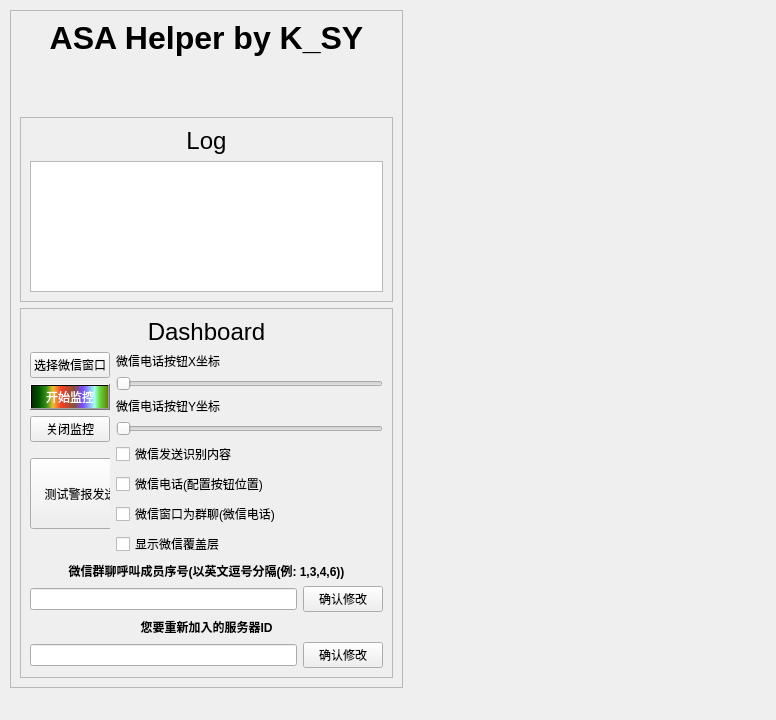
<?xml version="1.0" encoding="UTF-8"?>
<ui version="4.0">
 <class>MainWindow</class>
 <widget class="QMainWindow" name="MainWindow">
  <property name="geometry">
   <rect>
    <x>0</x>
    <y>0</y>
    <width>776</width>
    <height>720</height>
   </rect>
  </property>
  <property name="windowTitle">
   <string>方舟报警系统</string>
  </property>
  <widget class="QWidget" name="centralwidget">
   <widget class="QFrame" name="frame_2">
    <property name="geometry">
     <rect>
      <x>10</x>
      <y>10</y>
      <width>393</width>
      <height>678</height>
     </rect>
    </property>
    <property name="frameShape">
     <enum>QFrame::Shape::StyledPanel</enum>
    </property>
    <property name="frameShadow">
     <enum>QFrame::Shadow::Raised</enum>
    </property>
    <layout class="QVBoxLayout" name="verticalLayout_9">
     <item>
      <widget class="QLabel" name="label_5">
       <property name="text">
        <string>&lt;html&gt;&lt;head/&gt;&lt;body&gt;&lt;p align=&quot;center&quot;&gt;&lt;span style=&quot; font-size:24pt; font-weight:700;&quot;&gt;ASA Helper by K_SY&lt;/span&gt;&lt;/p&gt;&lt;/body&gt;&lt;/html&gt;</string>
       </property>
      </widget>
     </item>
     <item>
      <widget class="QLabel" name="expireDateLabel">
       <property name="text">
        <string>&lt;html&gt;&lt;head/&gt;&lt;body&gt;&lt;p align=&quot;center&quot;&gt;&lt;br/&gt;&lt;/p&gt;&lt;/body&gt;&lt;/html&gt;</string>
       </property>
      </widget>
     </item>
     <item>
      <widget class="QLabel" name="statusLabel">
       <property name="text">
        <string/>
       </property>
      </widget>
     </item>
     <item>
      <widget class="QFrame" name="frame_3">
       <property name="frameShape">
        <enum>QFrame::Shape::StyledPanel</enum>
       </property>
       <property name="frameShadow">
        <enum>QFrame::Shadow::Raised</enum>
       </property>
       <layout class="QVBoxLayout" name="verticalLayout_11">
        <item>
         <layout class="QVBoxLayout" name="verticalLayout_7">
          <item>
           <widget class="QLabel" name="label_2">
            <property name="text">
             <string>&lt;html&gt;&lt;head/&gt;&lt;body&gt;&lt;p align=&quot;center&quot;&gt;&lt;span style=&quot; font-size:18pt;&quot;&gt;Log&lt;/span&gt;&lt;/p&gt;&lt;/body&gt;&lt;/html&gt;</string>
            </property>
           </widget>
          </item>
          <item>
           <widget class="QTextEdit" name="logTextEdit"/>
          </item>
         </layout>
        </item>
       </layout>
      </widget>
     </item>
     <item>
      <widget class="QFrame" name="frame">
       <property name="frameShape">
        <enum>QFrame::Shape::StyledPanel</enum>
       </property>
       <property name="frameShadow">
        <enum>QFrame::Shadow::Raised</enum>
       </property>
       <layout class="QVBoxLayout" name="verticalLayout_10">
        <item>
         <layout class="QVBoxLayout" name="verticalLayout_6">
          <item>
           <widget class="QLabel" name="label">
            <property name="text">
             <string>&lt;html&gt;&lt;head/&gt;&lt;body&gt;&lt;p align=&quot;center&quot;&gt;&lt;span style=&quot; font-size:18pt;&quot;&gt;Dashboard&lt;/span&gt;&lt;/p&gt;&lt;/body&gt;&lt;/html&gt;</string>
            </property>
           </widget>
          </item>
          <item>
           <layout class="QHBoxLayout" name="horizontalLayout_2">
            <item>
             <layout class="QVBoxLayout" name="verticalLayout_5">
              <item>
               <layout class="QVBoxLayout" name="verticalLayout_3">
                <item>
                 <widget class="QPushButton" name="selectButton">
                  <property name="styleSheet">
                   <string notr="true">font: 700 12pt &quot;Microsoft YaHei UI&quot;;</string>
                  </property>
                  <property name="text">
                   <string>选择微信窗口</string>
                  </property>
                 </widget>
                </item>
                <item>
                 <widget class="QPushButton" name="startButton">
                  <property name="styleSheet">
                   <string notr="true">font: 700 12pt &quot;Microsoft YaHei UI&quot;;
color: rgb(255, 255, 255);
background-color: qlineargradient(spread:pad, x1:0, y1:0, x2:1, y2:0, stop:0 rgba(9, 41, 4, 255), stop:0.085 rgba(2, 79, 0, 255), stop:0.19 rgba(50, 147, 22, 255), stop:0.275 rgba(236, 191, 49, 255), stop:0.39 rgba(243, 61, 34, 255), stop:0.555 rgba(135, 81, 60, 255), stop:0.667 rgba(121, 75, 255, 255), stop:0.825 rgba(164, 255, 244, 255), stop:0.885 rgba(104, 222, 71, 255), stop:1 rgba(93, 128, 0, 255));</string>
                  </property>
                  <property name="text">
                   <string>开始监控</string>
                  </property>
                 </widget>
                </item>
                <item>
                 <widget class="QPushButton" name="closeMonitoringButton">
                  <property name="styleSheet">
                   <string notr="true">font: 700 12pt &quot;Microsoft YaHei UI&quot;;

</string>
                  </property>
                  <property name="text">
                   <string>关闭监控</string>
                  </property>
                 </widget>
                </item>
                <item>
                 <layout class="QVBoxLayout" name="verticalLayout_4">
                  <item>
                   <widget class="QWidget" name="widget" native="true">
                    <widget class="QPushButton" name="testAlarmpushButton">
                     <property name="geometry">
                      <rect>
                       <x>0</x>
                       <y>10</y>
                       <width>101</width>
                       <height>71</height>
                      </rect>
                     </property>
                     <property name="styleSheet">
                      <string notr="true">font: 700 10pt &quot;Microsoft YaHei UI&quot;;</string>
                     </property>
                     <property name="text">
                      <string>测试警报发送</string>
                     </property>
                    </widget>
                   </widget>
                  </item>
                 </layout>
                </item>
               </layout>
              </item>
             </layout>
            </item>
            <item>
             <layout class="QVBoxLayout" name="verticalLayout_2">
              <item>
               <widget class="QLabel" name="label_3">
                <property name="text">
                 <string>微信电话按钮X坐标</string>
                </property>
               </widget>
              </item>
              <item>
               <widget class="QSlider" name="horizontalSlider_X">
                <property name="minimum">
                 <number>20</number>
                </property>
                <property name="maximum">
                 <number>10000</number>
                </property>
                <property name="orientation">
                 <enum>Qt::Orientation::Horizontal</enum>
                </property>
               </widget>
              </item>
              <item>
               <widget class="QLabel" name="label_4">
                <property name="text">
                 <string>微信电话按钮Y坐标</string>
                </property>
               </widget>
              </item>
              <item>
               <widget class="QSlider" name="horizontalSlider_Y">
                <property name="minimum">
                 <number>20</number>
                </property>
                <property name="maximum">
                 <number>10000</number>
                </property>
                <property name="orientation">
                 <enum>Qt::Orientation::Horizontal</enum>
                </property>
               </widget>
              </item>
              <item>
               <layout class="QVBoxLayout" name="verticalLayout">
                <item>
                 <widget class="QCheckBox" name="sendMessageCheckBox">
                  <property name="text">
                   <string>微信发送识别内容</string>
                  </property>
                 </widget>
                </item>
                <item>
                 <widget class="QCheckBox" name="makeCallCheckBox">
                  <property name="text">
                   <string>微信电话(配置按钮位置)</string>
                  </property>
                 </widget>
                </item>
                <item>
                 <widget class="QCheckBox" name="isGroupCheckBox">
                  <property name="text">
                   <string>微信窗口为群聊(微信电话)</string>
                  </property>
                 </widget>
                </item>
                <item>
                 <widget class="QCheckBox" name="overlayVisibleCheckBox">
                  <property name="text">
                   <string>显示微信覆盖层</string>
                  </property>
                 </widget>
                </item>
               </layout>
              </item>
             </layout>
            </item>
           </layout>
          </item>
         </layout>
        </item>
        <item>
         <widget class="QLabel" name="label_6">
          <property name="text">
           <string>&lt;html&gt;&lt;head/&gt;&lt;body&gt;&lt;p align=&quot;center&quot;&gt;&lt;span style=&quot; font-weight:700;&quot;&gt;微信群聊呼叫成员序号(以英文逗号分隔(例: 1,3,4,6))&lt;/span&gt;&lt;/p&gt;&lt;/body&gt;&lt;/html&gt;</string>
          </property>
         </widget>
        </item>
        <item>
         <layout class="QHBoxLayout" name="horizontalLayout">
          <item>
           <widget class="QLineEdit" name="callMemberlineEdit"/>
          </item>
          <item>
           <widget class="QPushButton" name="updateCallMemberButton">
            <property name="styleSheet">
             <string notr="true">font: 700 12pt &quot;Microsoft YaHei UI&quot;;</string>
            </property>
            <property name="text">
             <string>确认修改</string>
            </property>
           </widget>
          </item>
         </layout>
        </item>
        <item>
         <widget class="QLabel" name="label_7">
          <property name="text">
           <string>&lt;html&gt;&lt;head/&gt;&lt;body&gt;&lt;p align=&quot;center&quot;&gt;&lt;span style=&quot; font-weight:700;&quot;&gt;您要重新加入的服务器ID&lt;/span&gt;&lt;/p&gt;&lt;/body&gt;&lt;/html&gt;</string>
          </property>
         </widget>
        </item>
        <item>
         <layout class="QHBoxLayout" name="horizontalLayout_3">
          <item>
           <widget class="QLineEdit" name="severCodelineEdit"/>
          </item>
          <item>
           <widget class="QPushButton" name="severCodepushButton">
            <property name="styleSheet">
             <string notr="true">font: 700 12pt &quot;Microsoft YaHei UI&quot;;</string>
            </property>
            <property name="text">
             <string>确认修改</string>
            </property>
           </widget>
          </item>
         </layout>
        </item>
       </layout>
      </widget>
     </item>
    </layout>
   </widget>
   <widget class="QLabel" name="image2Label">
    <property name="geometry">
     <rect>
      <x>400</x>
      <y>100</y>
      <width>341</width>
      <height>581</height>
     </rect>
    </property>
    <property name="text">
     <string/>
    </property>
   </widget>
   <widget class="QLabel" name="image1Label">
    <property name="geometry">
     <rect>
      <x>400</x>
      <y>10</y>
      <width>341</width>
      <height>71</height>
     </rect>
    </property>
    <property name="text">
     <string/>
    </property>
   </widget>
  </widget>
 </widget>
 <resources/>
 <connections/>
</ui>
